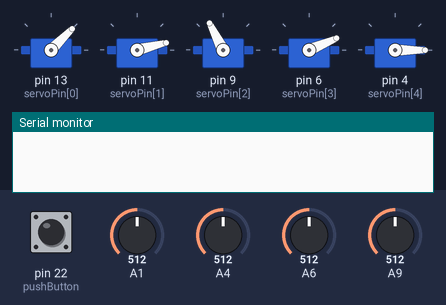
Simulated run of this sketch. Board: Arduino Mega 2560, built with avr-gcc and run on an emulated ATmega2560. On the bench: 5 × servo, the last lines printed to the serial monitor. The inputs (shaded band) are chosen by the test bench; at power-on: pin 22 (pushButton) HIGH, A1 = 512, A4 = 512, A6 = 512, A9 = 512.

Above: at 3.2 s.
3.3 s: pin 22 (pushButton) pulled LOW for 0.25 s
At 4.97 s:
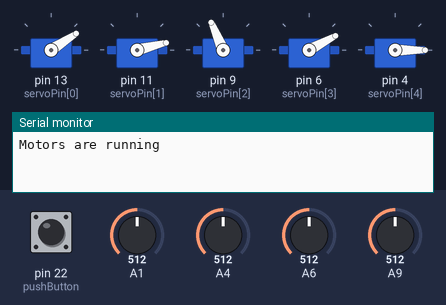
At 5.58 s:
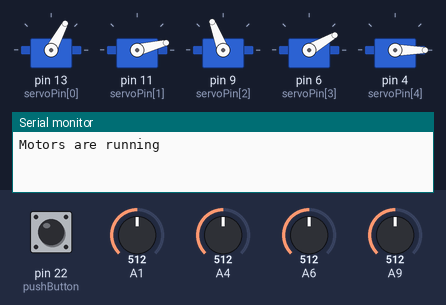
9.5 s: A1 set to 306
At 12.3 s:
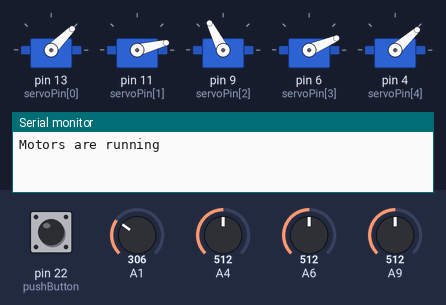
Timing chart, 0 to 13.8 s (numbered marks = the images above; inputs shaded):
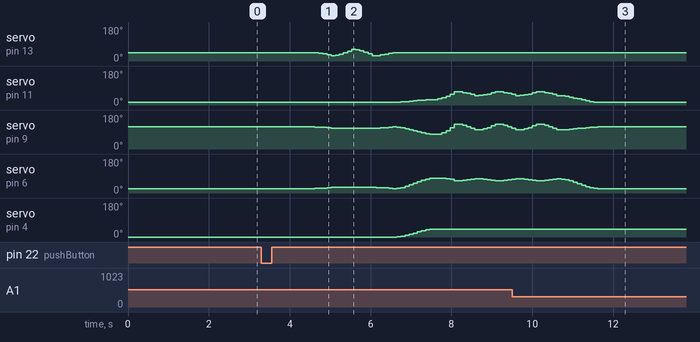

The sketch:

feedbackControl_mode1.ino
```cpp
#include <Servo.h>
#include <math.h>

const int servoPin[5]   = {13,11,9,6,4};   // define pins attached to servos
const int encoderPin[4] = {1,4,6,9};
Servo myservo1;                               // build servo object
Servo myservo2;
Servo myservo3;
Servo myservo4;
Servo myservo5;

const int maxrow=5;
const int maxcol=80;                           // the first trajectory
int jointAngle[maxrow+1][maxcol+1]=
                        {{0,100,200,300,400,500,600,700,800,900,1000,1100,1200,1300,1400,1500,1600,1700,1800,1900,2000,2100,2200,2300,2400,2500,2600,2700,2800,2900,3000,3100,3200,3300,3400,3500,3600,3700,3800,3900,4000,4100,4200,4300,4400,4500,4600,4700,4800,4900,5000,5100,5200,5300,5400,5500,5600,5700,5800,5900,6000,6100,6200,6300,6400,6500,6600,6700,6800,6900,7000,7100,7200,7300,7400,7500,7600,7700,7800,7900,8000},
{45,45,45,45,45,45,45,45,45,45,45,44,42,38,33,28,30,35,43,52,62,60,55,47,38,28,29,32,36,40,45,45,45,45,45,45,45,45,45,45,45,45,45,45,45,45,45,45,45,45,45,45,45,45,45,45,45,45,45,45,45,45,45,45,45,45,45,45,45,45,45,45,45,45,45,45,45,45,45,45,45},
{14,14,14,14,14,14,14,14,14,14,14,14,14,14,14,14,14,14,14,14,14,14,14,14,14,14,14,14,14,14,14,14,16,17,19,22,24,26,28,29,29,32,38,47,58,70,69,66,61,56,50,51,54,58,64,70,69,66,61,56,50,51,54,58,64,70,69,66,61,56,50,49,46,42,37,32,27,22,18,15,14},
{117,117,117,117,117,117,117,117,117,117,117,116,116,114,113,111,111,111,111,111,111,111,111,111,111,111,111,112,113,115,117,116,113,108,103,97,91,85,81,78,77,79,86,97,112,132,130,125,117,109,101,102,107,113,122,132,130,125,117,109,101,102,107,113,122,132,130,125,117,109,101,101,102,104,106,109,111,113,115,116,117},
{23,23,23,23,23,23,23,23,23,23,23,24,24,26,28,30,30,30,30,30,30,30,30,30,30,30,29,28,27,25,23,25,29,35,43,51,59,67,73,77,79,79,78,76,72,64,65,67,70,73,75,75,74,71,68,64,65,67,70,73,75,75,74,71,68,64,65,67,70,73,75,74,70,64,57,49,41,34,29,25,23},
{0,0,0,0,0,0,0,0,0,0,0,0,0,0,0,0,0,0,0,0,0,0,0,0,0,0,0,0,0,0,0,1,4,9,15,21,27,33,38,41,42,42,42,42,42,42,42,42,42,42,42,42,42,42,42,42,42,42,42,42,42,42,42,42,42,42,42,42,42,42,42,42,42,42,42,42,42,42,42,42,42}};

double slope[6]     = { 0.4768,  0.4868,  0.4926,   0.515,  0.5104, 0};     //parameter to convert encoder signal to degree
double intercept[6] = {-59.954, -58.956, -58.561, -58.764, -57.508, 0};     //parameter to convert encoder signal to degree
                                                                            //servo # 2,3,4,5,1 from base frame origin to end-effector
double feedback_before[maxrow][maxcol+1];
double feedback_after[maxrow][maxcol+1];


int pushButton = 22;  //digital pin num of button
boolean clicks = false;   //count on and off status of button

void setup() {
  // put your setup code here, to run once:

  myservo1.attach(servoPin[0]);
  myservo2.attach(servoPin[1]);
  myservo3.attach(servoPin[2]);
  myservo4.attach(servoPin[3]);
  myservo5.attach(servoPin[4]);

  myservo1.write(jointAngle[1][0]);           // initialize servos
  myservo2.write(jointAngle[2][0]);
  myservo3.write(jointAngle[3][0]);
  myservo4.write(jointAngle[4][0]);
  myservo5.write(jointAngle[5][0]);

  Serial.begin(9600);
  pinMode(pushButton, INPUT_PULLUP);

  delay(2000);

}

void loop() {

  //button
  int buttonState = digitalRead(pushButton);
  delay(200);

  if (buttonState == 0) {
    clicks = true;
  }
  if (clicks == true){
    Serial.println("Motors are running");


    for(int i = 1; i<= maxcol; i++)
  {
//    int dt = jointAngle[0][i]-jointAngle[0][i-1];
    myservo1.write(jointAngle[1][i]);           // move servos seperately
//    delay(10);
//    feedback_before[0][i] = feedback1();
//    delay(10);
//    feedback_after[0][i] = analogRead(encoderPin[0]) * slope[0] - intercept[0];

    // delay a const time to let servo move
    myservo2.write(jointAngle[2][i]);
//    delay(90);
//    feedback_before[1][i] = feedback2();
//    delay(10);
//    feedback_after[1][i] = analogRead(encoderPin[1]) * slope[1] - intercept[1];

    myservo3.write(jointAngle[3][i]);
//    delay(90);
//    feedback_before[2][i] = feedback3();
//    delay(10);
//    feedback_after[2][i] = analogRead(encoderPin[2]) * slope[2] - intercept[2];

    myservo4.write(jointAngle[4][i]);
//    delay(90);
//    feedback_before[3][i] = feedback4();
//    delay(10);
//    feedback_after[3][i] = analogRead(encoderPin[3]) * slope[3] - intercept[3];

    myservo5.write(jointAngle[5][i]);
    delay(90);

    feedback_before[0][i-1] = feedback1();
    feedback_before[1][i-1] = feedback2();
    feedback_before[2][i-1] = feedback3();
    feedback_before[3][i-1] = feedback4();
    delay(10);
    feedback_after[0][i-1] = analogRead(encoderPin[0]) * slope[0] + intercept[0];
    feedback_after[1][i-1] = analogRead(encoderPin[1]) * slope[1] + intercept[1];
    feedback_after[2][i-1] = analogRead(encoderPin[2]) * slope[2] + intercept[2];
    feedback_after[3][i-1] = analogRead(encoderPin[3]) * slope[3] + intercept[3];

  }

   delay(2000);

   Serial.println("feedback before:");
   for(int i = 0; i < maxrow-1; i++){
      for(int j = 1; j < maxcol; j++){
          Serial.print(feedback_before[i][j]);
          if(j < maxcol-1){
              Serial.write(' ');
          }
          else{
              Serial.write('\n');
          }
      }
   }


  Serial.println("feedback after:");
   for(int i = 0; i < maxrow-1; i++){
      for(int j = 1; j < maxcol; j++){
        Serial.print(feedback_after[i][j]);
          if(j < maxcol-1){
              Serial.write(' ');
          }
          else{
              Serial.write('\n');
          }
      }
   }

  }
  clicks = false;


}

double feedback1(){
  int reference;
  double aSignal;
  double difference;
  int compensation;
  aSignal = analogRead(encoderPin[0]) * slope[0] + intercept[0];
  reference = myservo1.read();
  difference = aSignal - reference;
  if(abs(difference)<5){
    compensation = int(abs(difference));
     if(difference > 0)
        myservo1.write(reference + compensation);
     else
        myservo1.write(reference - compensation);
  }

  return aSignal;
}

double feedback2(){
  int reference;
  double aSignal;
  double difference;
  int compensation;
  aSignal = analogRead(encoderPin[1]) * slope[1] + intercept[1];
  reference = myservo2.read();
  difference = aSignal - reference;
  if(abs(difference)<5){
     compensation = int(abs(difference));
     if(difference > 0)
        myservo2.write(reference + compensation);
     else
        myservo2.write(reference - compensation);
  }
  return aSignal;
}

double feedback3(){
  int reference;
  double aSignal;
  double difference;
  int compensation;
  aSignal = analogRead(encoderPin[2]) * slope[2] + intercept[2];
  reference = myservo3.read();
  difference = aSignal - reference;
  if(abs(difference)<5){
    compensation = int(abs(difference));
     if(difference > 0)
        myservo3.write(reference + compensation);
     else
        myservo3.write(reference - compensation);
  }
  return aSignal;
}

double feedback4(){
  int reference;
  double aSignal;
  double difference;
  int compensation;
  aSignal = analogRead(encoderPin[3]) * slope[3] + intercept[3];
  reference = myservo4.read();
  difference = aSignal - reference;
  if(abs(difference)<5){
    compensation = int(abs(difference));
     if(difference > 0)
        myservo4.write(reference + compensation);
     else
        myservo4.write(reference - compensation);
  }
  return aSignal;
}
```
